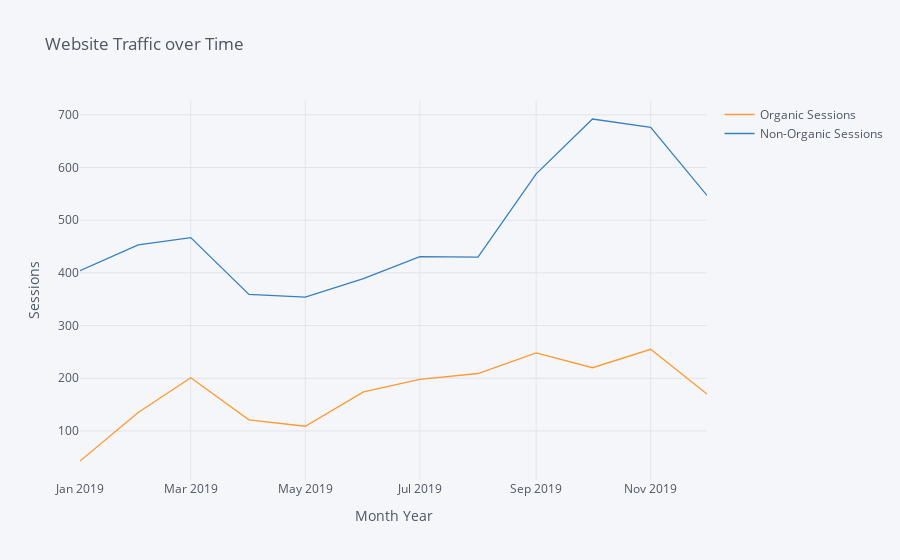

The notebook cell this image was saved under:
### Markdown cell above
- Let's plot the data over time

### Code cell
df_joined.groupby(['Date'],as_index=True)['Organic Sessions','Non-Organic Sessions'].mean().\
    iplot(asFigure=True,
          yTitle = 'Sessions',
          xTitle = 'Month Year',
          title='Website Traffic over Time')

### Figure 1 — Plotly figure (JSON) as saved in the notebook; plotly's stock layout.template omitted (floating-point values rounded to 4 significant figures)
{"data": [{"line": {"color": "rgba(255, 153, 51, 1.0)", "dash": "solid", "shape": "linear", "width": 1.3}, "mode": "lines", "name": "Organic Sessions", "text": "", "type": "scatter", "x": ["2019-01", "2019-02", "2019-03", "2019-04", "2019-05", "2019-06", "2019-07", "2019-08", "2019-09", "2019-10", "2019-11", "2019-12", "2019-13", "2019-14", "2019-15", "2019-16", "2019-17", "2019-18", "2019-19", "2019-20", "2019-21", "2019-22"], "y": [43, 135, 201, 121, 109, 174, 198, 209, 248, 220, 255, 170, 155, 148, 157, 182, 128, 115, 136, 155, 132, 120]}, {"line": {"color": "rgba(55, 128, 191, 1.0)", "dash": "solid", "shape": "linear", "width": 1.3}, "mode": "lines", "name": "Non-Organic Sessions", "text": "", "type": "scatter", "x": ["2019-01", "2019-02", "2019-03", "2019-04", "2019-05", "2019-06", "2019-07", "2019-08", "2019-09", "2019-10", "2019-11", "2019-12", "2019-13", "2019-14", "2019-15", "2019-16", "2019-17", "2019-18", "2019-19", "2019-20", "2019-21", "2019-22"], "y": [404, 453, 467, 359, 354, 389, 431, 430, 588, 692, 676, 547, 534, 563, 503, 486, 448, 525, 474, 490, 456, 347]}], "layout": {"legend": {"bgcolor": "#F5F6F9", "font": {"color": "#4D5663"}}, "paper_bgcolor": "#F5F6F9", "plot_bgcolor": "#F5F6F9", "title": {"font": {"color": "#4D5663"}, "text": "Website Traffic over Time"}, "xaxis": {"gridcolor": "#E1E5ED", "showgrid": true, "tickfont": {"color": "#4D5663"}, "title": {"font": {"color": "#4D5663"}, "text": "Month Year"}, "zerolinecolor": "#E1E5ED"}, "yaxis": {"gridcolor": "#E1E5ED", "showgrid": true, "tickfont": {"color": "#4D5663"}, "title": {"font": {"color": "#4D5663"}, "text": "Sessions"}, "zerolinecolor": "#E1E5ED"}}}
